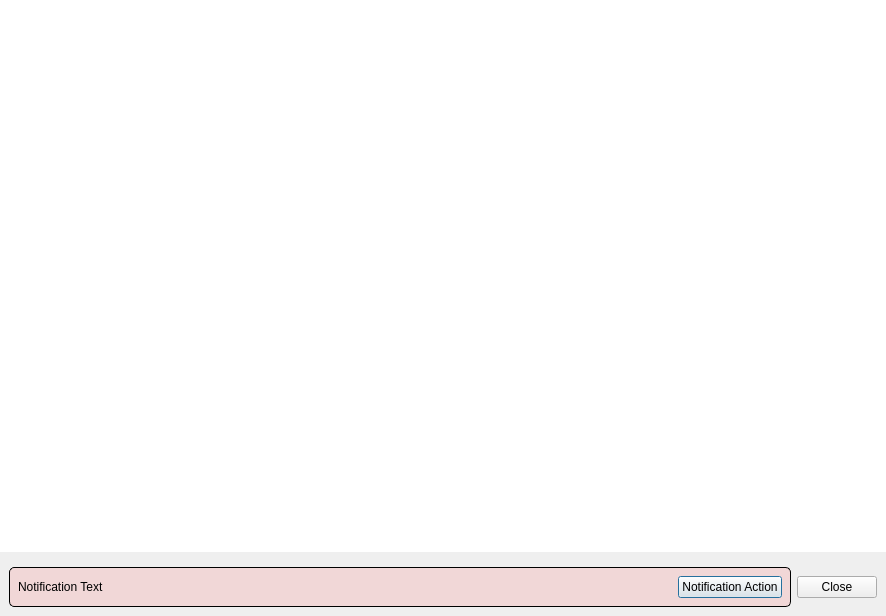
<?xml version="1.0" encoding="UTF-8"?>
<ui version="4.0">
 <class>CodeViewerDialog</class>
 <widget class="QDialog" name="CodeViewerDialog">
  <property name="geometry">
   <rect>
    <x>0</x>
    <y>0</y>
    <width>886</width>
    <height>616</height>
   </rect>
  </property>
  <property name="windowTitle">
   <string>Dialog</string>
  </property>
  <layout class="QGridLayout" name="gridLayout">
   <property name="leftMargin">
    <number>0</number>
   </property>
   <property name="topMargin">
    <number>0</number>
   </property>
   <property name="rightMargin">
    <number>0</number>
   </property>
   <property name="bottomMargin">
    <number>0</number>
   </property>
   <item row="1" column="0">
    <widget class="QFrame" name="frame">
     <property name="sizePolicy">
      <sizepolicy hsizetype="Preferred" vsizetype="Preferred">
       <horstretch>0</horstretch>
       <verstretch>0</verstretch>
      </sizepolicy>
     </property>
     <property name="frameShape">
      <enum>QFrame::NoFrame</enum>
     </property>
     <property name="frameShadow">
      <enum>QFrame::Plain</enum>
     </property>
     <property name="lineWidth">
      <number>0</number>
     </property>
     <layout class="QHBoxLayout" name="frame_layout">
      <item>
       <widget class="QWidget" name="notification_box" native="true">
        <property name="autoFillBackground">
         <bool>false</bool>
        </property>
        <property name="styleSheet">
         <string notr="true">.QWidget { border-radius: 5px; border: 1px solid palette(text); background: rgba(255,0,0, 10%); }
QPushButton:focus { border-color: rgba(255, 0, 0, 20%); }
</string>
        </property>
        <layout class="QGridLayout" name="gridLayout_4">
         <item row="0" column="0">
          <widget class="QLabel" name="notification_text">
           <property name="text">
            <string>Notification Text</string>
           </property>
           <property name="wordWrap">
            <bool>true</bool>
           </property>
          </widget>
         </item>
         <item row="0" column="1">
          <widget class="QPushButton" name="notification_action_button">
           <property name="sizePolicy">
            <sizepolicy hsizetype="Fixed" vsizetype="Fixed">
             <horstretch>0</horstretch>
             <verstretch>0</verstretch>
            </sizepolicy>
           </property>
           <property name="text">
            <string>Notification Action</string>
           </property>
          </widget>
         </item>
        </layout>
       </widget>
      </item>
      <item>
       <widget class="QDialogButtonBox" name="buttonBox">
        <property name="sizePolicy">
         <sizepolicy hsizetype="Fixed" vsizetype="Fixed">
          <horstretch>0</horstretch>
          <verstretch>0</verstretch>
         </sizepolicy>
        </property>
        <property name="standardButtons">
         <set>QDialogButtonBox::Close</set>
        </property>
       </widget>
      </item>
     </layout>
    </widget>
   </item>
   <item row="0" column="0">
    <widget class="orbit_code_viewer::Viewer" name="viewer">
     <property name="frameShape">
      <enum>QFrame::NoFrame</enum>
     </property>
     <property name="frameShadow">
      <enum>QFrame::Plain</enum>
     </property>
     <property name="lineWidth">
      <number>0</number>
     </property>
     <property name="readOnly">
      <bool>true</bool>
     </property>
    </widget>
   </item>
  </layout>
 </widget>
 <customwidgets>
  <customwidget>
   <class>orbit_code_viewer::Viewer</class>
   <extends>QPlainTextEdit</extends>
   <header>CodeViewer/Viewer.h</header>
  </customwidget>
 </customwidgets>
 <resources/>
 <connections/>
</ui>
